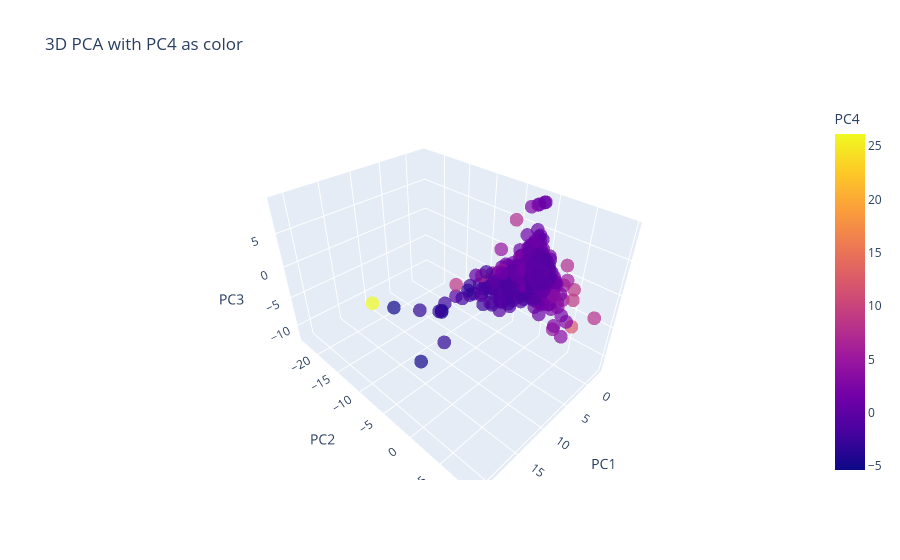

The cell this chart's notebook holds for it:
### Code cell
fig = px.scatter_3d(
    outages_tract_pca_scores,
    x="PC1",
    y="PC2",
    z="PC3",
    color="PC4",
    hover_name="TRACT",
    opacity=0.7,
    title="3D PCA with PC4 as color"
)

fig.show()

### Figure 1 — Plotly figure (JSON) as saved in the notebook; plotly's stock layout.template omitted (floating-point values rounded to 4 significant figures; data arrays with more than 128 entries replaced by an {"elided": "..."} marker saying what was removed)
{"data": [{"hovertemplate": "<b>%{hovertext}</b><br><br>PC1=%{x}<br>PC2=%{y}<br>PC3=%{z}<br>PC4=%{marker.color}<extra></extra>", "hovertext": {"elided": "2264 str values"}, "legendgroup": "", "marker": {"color": {"elided": "2264 float values"}, "coloraxis": "coloraxis", "opacity": 0.7, "symbol": "circle"}, "mode": "markers", "name": "", "scene": "scene", "showlegend": false, "type": "scatter3d", "x": {"elided": "2264 float values"}, "y": {"elided": "2264 float values"}, "z": {"elided": "2264 float values"}}], "layout": {"coloraxis": {"colorbar": {"title": {"text": "PC4"}}, "colorscale": [[0, "#0d0887"], [0.1111, "#46039f"], [0.2222, "#7201a8"], [0.3333, "#9c179e"], [0.4444, "#bd3786"], [0.5556, "#d8576b"], [0.6667, "#ed7953"], [0.7778, "#fb9f3a"], [0.8889, "#fdca26"], [1, "#f0f921"]]}, "legend": {"tracegroupgap": 0}, "scene": {"domain": {"x": [0, 1], "y": [0, 1]}, "xaxis": {"title": {"text": "PC1"}}, "yaxis": {"title": {"text": "PC2"}}, "zaxis": {"title": {"text": "PC3"}}}, "title": {"text": "3D PCA with PC4 as color"}}}
